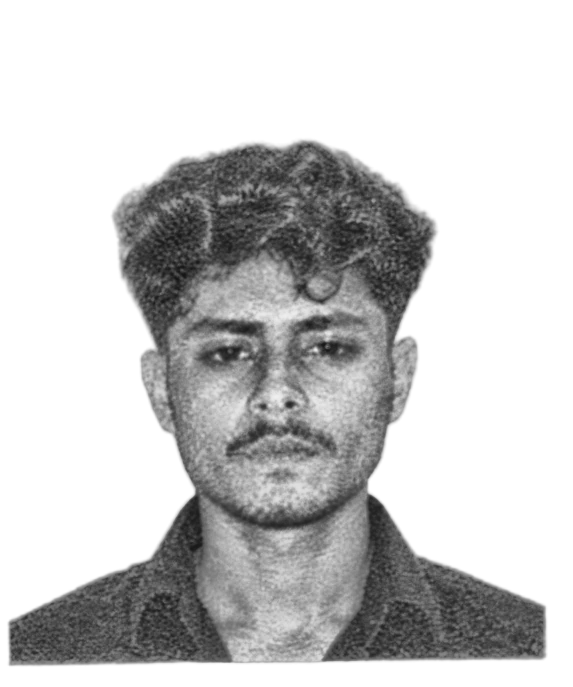
#> input picture source-prepped.png, 1145 x 1374 px, found by its file name (shown at 1/2 size)
$ python make_ascii_svg.py
#> lines starting #> are read from the running program, lines starting #| are printed output that depends on the picture
from pathlib import Path
import html
import numpy as np
from PIL import Image


CHARS = "@%#*+=-:. "


def image_to_ascii(image_path, width=80):
#> called with image_path = 'source-prepped.png', width = 90
    image = Image.open(image_path).convert("L")
#> image is the input picture: PIL image 1145x1374 L; min 19, max 255, mean 201.8

    # Maintain approximate character aspect ratio
    aspect_ratio = image.height / image.width
#> aspect_ratio = 1.2
    height = max(1, int(width * aspect_ratio * 0.5))
#> height = 54

    image = image.resize((width, height))
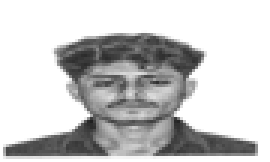
#> image: PIL image 90x54 L (shown 3 times larger); min 32, max 255, mean 201.7

    pixels = np.asarray(image)

    rows = []

    for row in pixels:
        line = ""

        for pixel in row:
            index = int(pixel / 256 * len(CHARS))

            if index >= len(CHARS):
                index = len(CHARS) - 1

            line += CHARS[index]

        rows.append(line)
#> this loop made 54 passes
#> after the loop, rows = 54 items

    return rows


def create_svg(rows, output_path):
    char_width = 8
    char_height = 14

    width = len(rows[0]) * char_width
    height = len(rows) * char_height

    svg = [
        f'<svg xmlns="http://www.w3.org/2000/svg" '
        f'width="{width}" height="{height}" '
        f'viewBox="0 0 {width} {height}">',
        '<rect width="100%" height="100%" fill="white"/>',
        '<g font-family="monospace" font-size="12" '
        'font-weight="bold" fill="black">'
    ]

    for i, row in enumerate(rows):

        y = (i + 1) * char_height

        escaped = html.escape(row)

        svg.append(
            f'<text x="0" y="{y}" '
            f'style="opacity:0">'
            f'{escaped}'
            f'<animate attributeName="opacity" '
            f'begin="{i * 0.03}s" '
            f'dur="0.3s" '
            f'to="1" fill="freeze"/>'
            f'</text>'
        )

    svg.extend([
        "</g>",
        "</svg>"
    ])

    Path(output_path).write_text(
        "\n".join(svg),
        encoding="utf-8"
    )


if __name__ == "__main__":

    input_file = "source-prepped.png"
    output_file = "devyash-ascii.svg"

    print("Creating ASCII portrait...")

    rows = image_to_ascii(
        input_file,
        width=90
    )
#> rows = 54 items

    create_svg(
        rows,
        output_file
    )
#> in create_svg, `width = len(rows[0]) * char_width`: width = 720
#> in create_svg, `height = len(rows) * char_height`: height = 756
#> the loop in create_svg, `for i, row in enumerate(rows): ` made 54 passes
#> y on passes 1 to 12: 14, 28, 42, 56, 70, 84, 98, 112, 126, 140, 154, 168
#> after the loop in create_svg, `for i, row in enumerate(rows):`: svg = 57 items

    print(f"Done! Created {output_file}")

$ run again, with source-photo.jpg saved as source-prepped.png
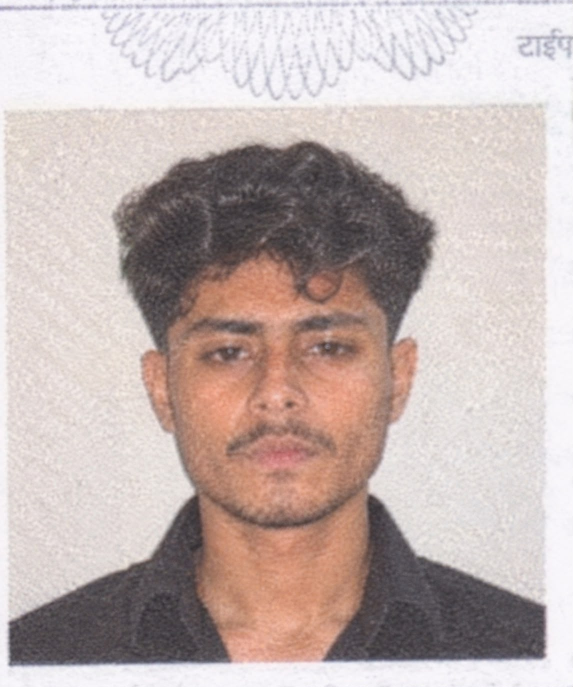
#> input picture source-photo.jpg, 1145 x 1374 px, found by its file name (shown at 1/2 size)
#> in image_to_ascii, `image = Image.open(image_path).convert("L")`:
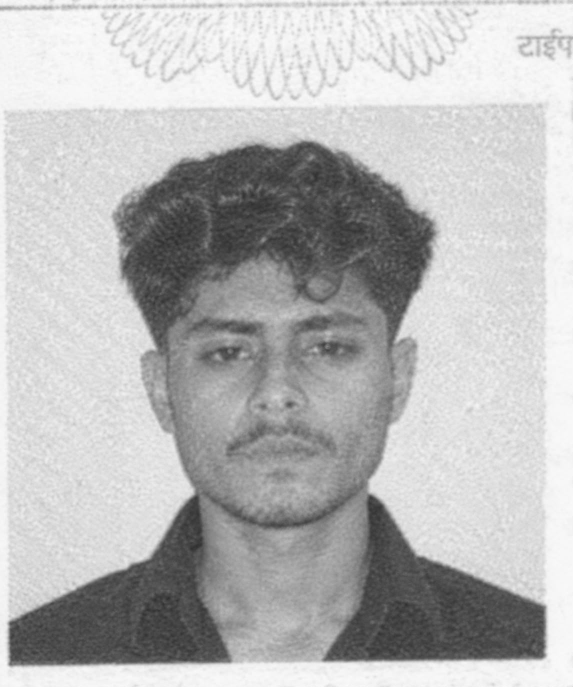
#> image: PIL image 1145x1374 L (shown at 1/2 size); min 42, max 252, mean 183.7
#> in image_to_ascii, `image = image.resize((width, height))`:
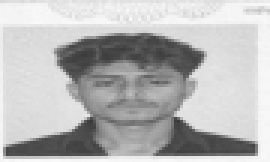
#> image: PIL image 90x54 L (shown 3 times larger); min 58, max 249, mean 183.7
#> the loop in image_to_ascii, `for row in pixels:` made 54 passes
#> after the loop in image_to_ascii, `for row in pixels:`: rows = 54 items
#> width = 720
#> in create_svg, `height = len(rows) * char_height`: height = 756
#> the loop in create_svg, `for i, row in enumerate(rows): ` made 54 passes
#> y on passes 1 to 8: 14, 28, 42, 56, 70, 84, 98, 112
#> after the loop in create_svg, `for i, row in enumerate(rows):`: svg = 57 items
